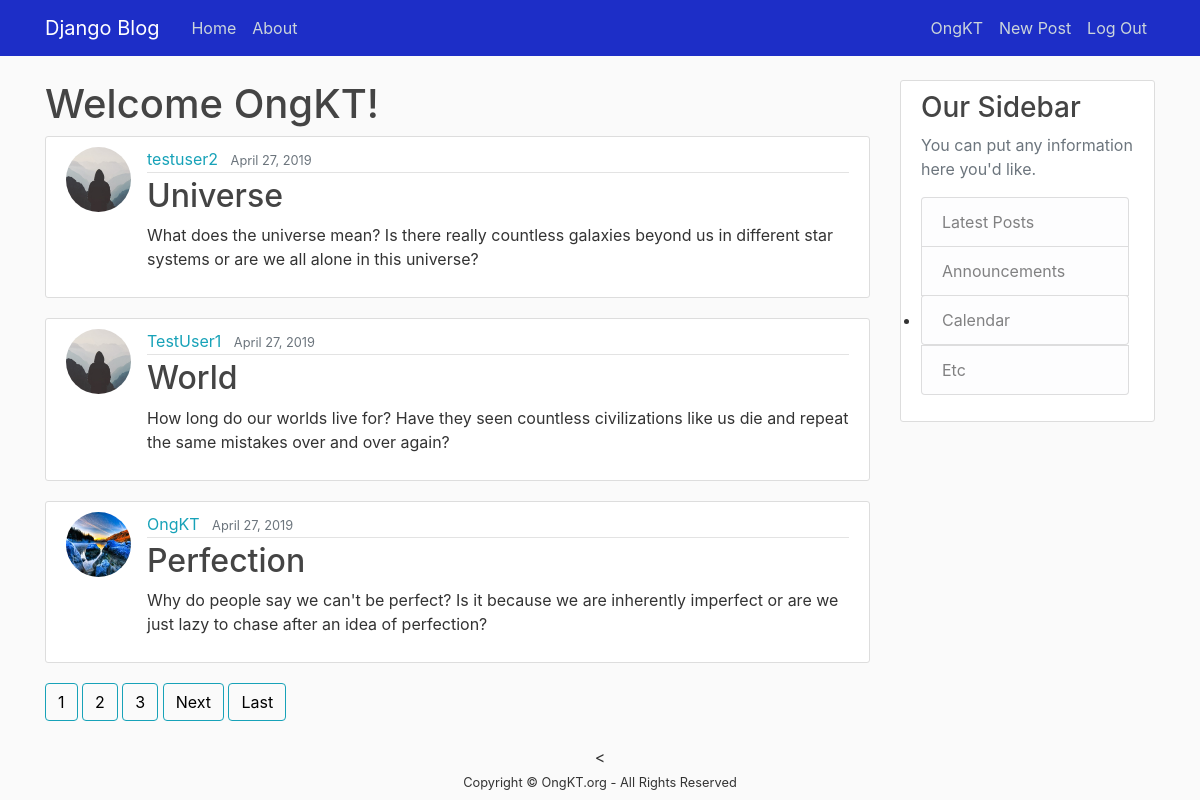
Screenshot of / (signed in) with the database file from the repository.
### website/models.py (models this page shows, shortened)
class Post(models.Model):
	title = models.CharField(max_length=100)
	content = models.TextField()
	date_posted = models.DateTimeField(default=timezone.now)
	author = models.ForeignKey(User, on_delete=models.CASCADE)

### Users/models.py (models this page shows, shortened)
class Profile(models.Model):
	user = models.OneToOneField(User, on_delete=models.CASCADE)
	image = models.ImageField(default='default.jpg', upload_to='profile_pics')

### website/views.py (the view)
# urls.py: path('', PostListView.as_view(), name='home'),
class PostListView(ListView):
	model = Post
	template_name = 'website/home.html'
	context_object_name = 'posts'
	ordering = ['-date_posted']
	paginate_by = 3

### website/templates/website/home.html (shortened to what this page needs)
{%extends 'website/base.html' %}
{% block heading %}
{% if user.is_authenticated %}
  <h1>Welcome {{ user.username }}!</h1>
{% else %}
  <h1>Home Page</h1>
{% endif %}
{% endblock %}
{% block content %}
  {% for post in posts %}
  	<article class="media content-section">
      <img class="rounded-circle article-img" src="{{ post.author.profile.image.url }}">
    		<div class="media-body">
      		<div class="article-metadata">
        			<a class="mr-2" href="{% url 'user-posts' post.author.username %}">{{ post.author }}</a>
        			<small class="text-muted">{{ post.date_posted|date:"F d, Y"}}</small>
      		</div>
      		<h2><a class="article-title" href="{% url 'post-detail' post.id %}">{{ post.title }}</a></h2>
      		<p class="article-content">{{ post.content }}</p>
    		</div>
  	</article>
  {% endfor %}
  {% if is_paginated %}
    {% for num in page_obj.paginator.page_range %}
      {% if page_obj.number == num %}
        <a class="btn btn-info mb-4" href="?page={{ num }}">{{ num }}</a>
      {% elif num > page_obj.number|add:'-3' and num < page_obj.number|add:'3'  %}
        <a class="btn btn-outline-info mb-4" href="?page={{ num }}">{{ num }}</a>
      {% endif %}
    {% endfor %}
    {% if page_obj.has_next %}
      <a class="btn btn-outline-info mb-4" href="?page={{ page_obj.next_page_number }}">Next</a>
      <a class="btn btn-outline-info mb-4" href="?page={{ page_obj.paginator.num_pages }}">Last</a>
    {% endif %}
  {% endif %}
{% endblock %}

### website/templates/website/base.html (shortened to what this page needs)
{% load static %}
<!doctype html>
<html lang="en">
    <link rel="stylesheet" type="text/css" href="https://meyerweb.com/eric/tools/css/reset/reset.css">
    <link rel="stylesheet" href="https://stackpath.bootstrapcdn.com/bootstrap/4.3.1/css/bootstrap.min.css">
    <link rel="stylesheet"  type="text/css" href="{% static 'website/main.css' %}">
  </head>
  <body>
    <header class="site-header">
      <nav class="navbar navbar-expand-md navbar-dark fixed-top" style="background-color: #1D2EC7;">
        <div class="container">
          <a class="navbar-brand mr-4" href="/">Django Blog</a>
            <div class="collapse navbar-collapse" id="navbarToggle">
              <div class="navbar-nav mr-auto">
                <a class="nav-item nav-link" href="{% url 'home' %}">Home</a>
                <a class="nav-item nav-link" href="{% url 'about' %}">About</a>
              </div>
              <div class="navbar-nav">
                {% if user.is_authenticated %}
                  <a class="nav-item nav-link" href="{% url 'profile' %}">{{user.username}}</a>
                  <a class="nav-item nav-link" href="{% url 'post-create' %}">New Post</a>
                  <a class="nav-item nav-link" href="{% url 'logout' %}">Log Out</a>
                {% else %}
                  <a class="nav-item nav-link" href="{% url 'login' %}">Login</a>
                  <a class="nav-item nav-link" href="{% url 'signup' %}">Register</a>
                {% endif %}
              </div>
            </div>
        </div>
      </nav>
    </header>
  <main class="container">
    <div class="row justify-content-md-center">
      <div class="col-md-9">
        {% block heading %}{% endblock %}
        {% block content %}{% endblock %}
      </div>
      <div class="col-md-3">
        <div class="content-section">
          <h3>Our Sidebar</h3>
          <p class='text-muted'>You can put any information here you'd like.
            <ul class="list-group">
              <li class="list-group-item list-group-item-light">Latest Posts</li>
              <li class="list-group-item list-group-item-light">Announcements</li>
              <li><a class="list-group-item list-group-item-light" href="{% url 'calendar' %}">Calendar</a></li>
              <li class="list-group-item list-group-item-light">Etc</li>
            </ul>
          </p>
        </div>
      </div>
      <
    </div>
  </main>
  <center><small>Copyright &copy; OngKT.org - All Rights Reserved</small></center>
  </body>
</html>

### website/static/website/main.css (style rules this page uses)
body { background: #fafafa; color: #333333; margin-top: 5rem; width: 100%; height: 100%; }
h1, h2, h3, h4, h5, h6 { color: #444444; }
ul { margin: 0; }
.site-header .navbar-nav .nav-link { color: #cbd5db; }
.content-section { background: #ffffff; padding: 10px 20px; border: 1px solid #dddddd; border-radius: 3px; margin-bottom: 20px; }
.article-title { color: #444444; }
.article-content { white-space: pre-line; }
.article-img { height: 65px; width: 65px; margin-right: 16px; }
.article-metadata { padding-bottom: 1px; margin-bottom: 4px; border-bottom: 1px solid #e3e3e3 }
ul { height: 100%; padding: 0px 5px 0px 20px; }
a { color: #17a2b8; }
.btn { outline: none; color: black; background-color: transparent; box-shadow: 0 0 0 0; }
.container { display: flex; }

### rows the page displays
Post: author.profile.image (placeholder picture), author "testuser2", date_posted "April 27, 2019", title "Universe", content "What does the universe mean? Is there really countless galaxies beyond us in different star systems or are we all alone in this universe?"
Post: author.profile.image (placeholder picture), author "TestUser1", date_posted "April 27, 2019", title "World", content "How long do our worlds live for? Have they seen countless civilizations like us die and repeat the same mistakes over and over again?"
Post: author.profile.image (picture), author "OngKT", date_posted "April 27, 2019", title "Perfection", content "Why do people say we can't be perfect? Is it because we are inherently imperfect or are we just lazy to chase after an idea of perfection?"

### other values shown
{{ user.username }} "OngKT"
{{ num }} "1"
{{ num }} "2" "3"
